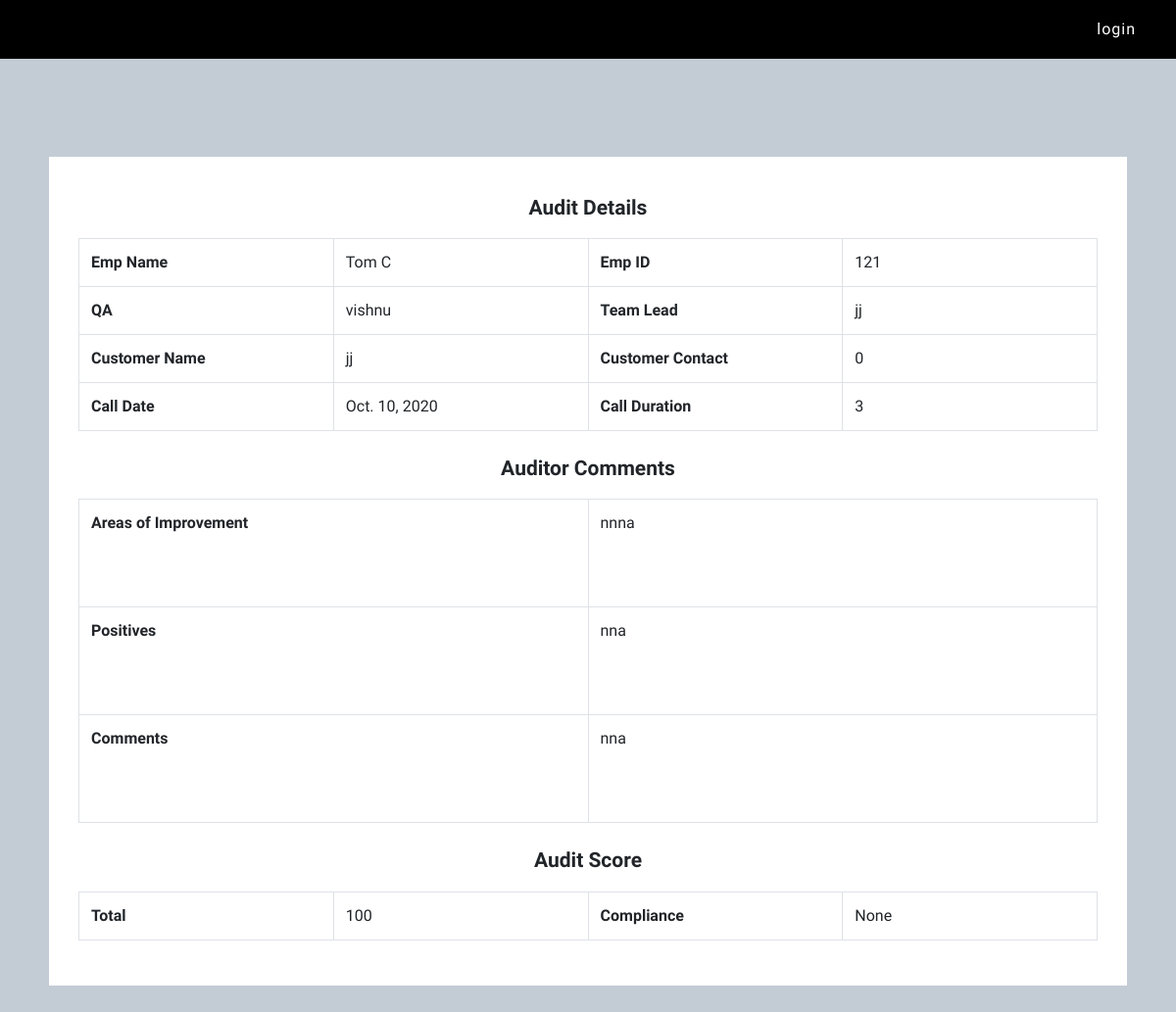
The app's page /employees/coaching-view-inbound-qa/1, older data.
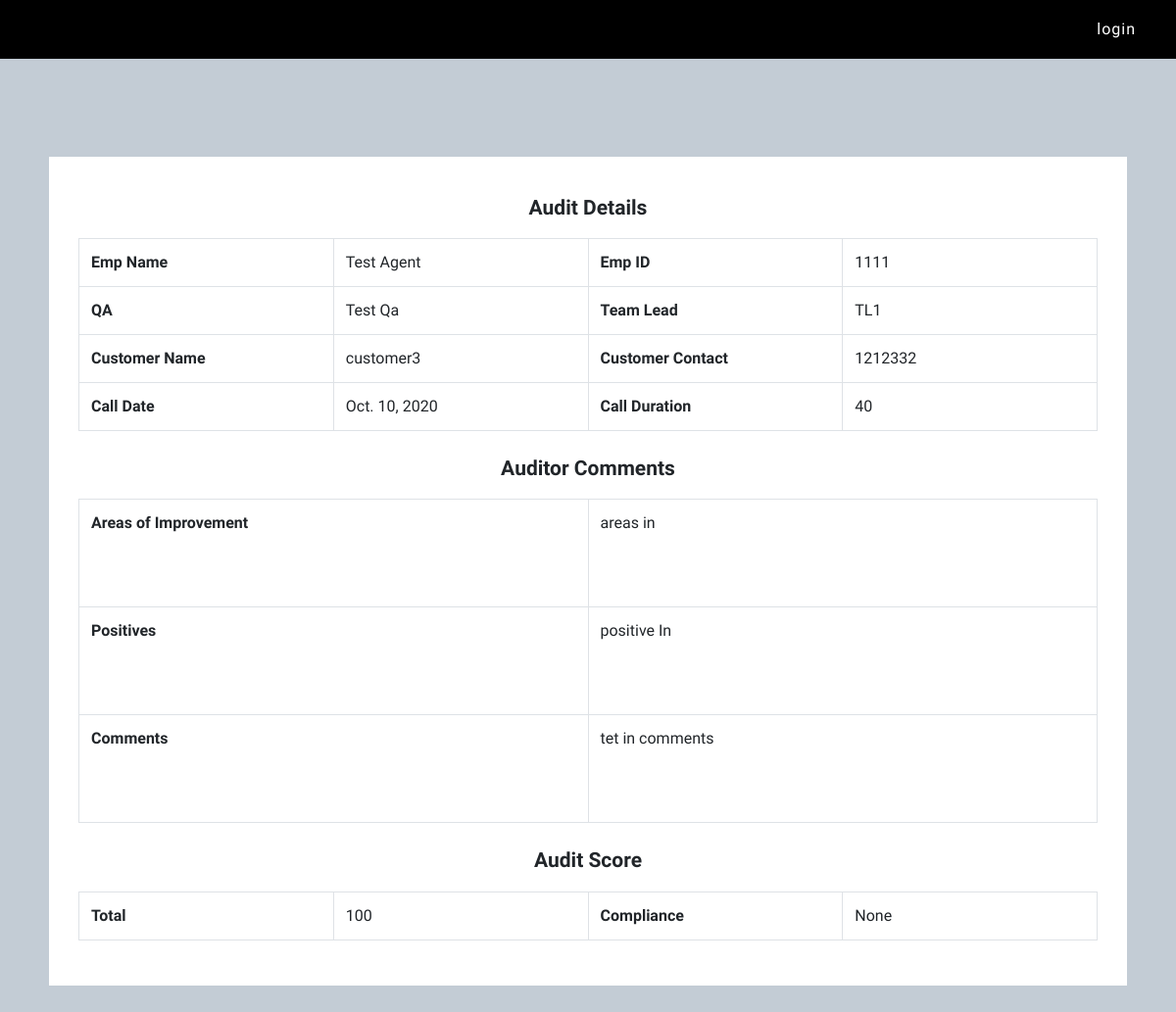
The same page, newer data.
### employees/models.py (models this page shows, shortened)
class InboundMonitoringForm(models.Model):
    associate_name=models.CharField(max_length=50)
    emp_id=models.IntegerField()
    qa = models.CharField(max_length=50)
    team_lead = models.CharField(max_length=50)
    customer_name=models.CharField(max_length=50)
    customer_contact=models.IntegerField()
    call_date=models.DateField()
    audit_date = models.DateField()
    campaign=models.CharField(max_length=100)
    zone=models.CharField(max_length=60)
    concept=models.CharField(max_length=60)
    call_duration=models.IntegerField()
    opening_1=models.CharField(max_length=10)
    opening_2=models.CharField(max_length=10)
    softskill_1=models.CharField(max_length=10)
    softskill_2 = models.CharField(max_length=10)
    softskill_3 = models.CharField(max_length=10)
    softskill_4 = models.CharField(max_length=10)
    softskill_5 = models.CharField(max_length=10)
    softskill_6 = models.CharField(max_length=10)
    business_1=models.CharField(max_length=10)
    business_2 = models.CharField(max_length=10)
    business_3 = models.CharField(max_length=10)
    closing_1=models.CharField(max_length=10)
    closing_2 = models.CharField(max_length=10)
    compliance_1=models.CharField(max_length=10)
    compliance_2 = models.CharField(max_length=10)
    compliance_3 = models.CharField(max_length=10)
    total_score=models.IntegerField(null=True)
    compliance=models.IntegerField(null=True)
    opening_total=models.IntegerField(null=True)
    softskill_total=models.IntegerField(null=True)
    business_total=models.IntegerField(null=True)
    closing_total=models.IntegerField(null=True)
    compliance_total=models.IntegerField(null=True)
    areas_improvement = models.TextField()
    positives=models.TextField()
    comments=models.TextField()
    added_by=models.CharField(max_length=30)
    status=models.BooleanField(default=False)
    closed_date=models.DateTimeField(null=True)
    emp_comments = models.TextField(null=True)

### employees/views.py (the view)
# urls.py: path('coaching-view-inbound-qa/<int:pk>',qaCoachingViewInbound),
def qaCoachingViewInbound(request,pk):
    coaching=InboundMonitoringForm.objects.get(id=pk)
    data={'coaching':coaching}
    return render(request,'qa-coaching-view-inbound.html',data)

### templates/qa-coaching-view-inbound.html
{% extends 'base.html' %}
{% block main %}
<section id="coachingview" style="padding:100px 50px">
    <div class="container-lg" style="background: white;padding: 30px 30px;">
            <h2>Audit Details</h2>
            <table class="table table-bordered">
                <tr>
                    <td><b>Emp Name</b></td>
                    <td>{{coaching.associate_name}}</td>
                    <td><b>Emp ID</b></td>
                    <td>{{coaching.emp_id}}</td>
                </tr>
                <tr>
                  <td><b>QA</b></td>
                  <td>{{coaching.qa}}</td>
                  <td><b>Team Lead</b></td>
                  <td>{{coaching.team_lead}}</td>
                </tr>
                <tr>
                  <td><b>Customer Name</b></td>
                  <td>{{coaching.customer_name}}</td>
                  <td><b>Customer Contact</b></td>
                  <td>{{coaching.customer_contact}}</td>
                </tr>
                <tr>
                  <td><b>Call Date</b></td>
                  <td>{{coaching.call_date}}</td>
                  <td><b>Call Duration</b></td>
                  <td>{{coaching.call_duration}}</td>
                </tr>
            </table>
            <h2>Auditor Comments</h2>
            <table class="table table-bordered">
                <tr style="height:110px">
                  <td><b>Areas of Improvement</b></td>
                  <td>{{coaching.areas_improvement}}</td>
                </tr>
                <tr style="height:110px">
                  <td><b>Positives</b></td>
                  <td>{{coaching.positives}}</td>
                </tr>
                <tr style="height:110px">
                  <td><b>Comments</b></td>
                  <td>{{coaching.comments}}</td>
                </tr>
            </table>
            <h2>Audit Score</h2>
            <table class="table table-bordered">
                <tr>
                  <td><b>Total</b></td>
                  <td>{{coaching.total_score}}</td>
                  <td><b>Compliance</b></td>
                  <td>{{coaching.compliance_total}}</td>
                </tr>
            </table>
    </div>
</section>
{% endblock %}

Row changes from the older to the newer data that the page shows:
changed InboundMonitoringForm "None": associate_name "Tom C" → "Test Agent"; emp_id "121" → "1111"; qa "vishnu" → "Test Qa"; team_lead "jj" → "TL1"; customer_name "jj" → "customer3"; customer_contact "0" → "1212332"; call_duration "3" → "40"; areas_improvement "nnna" → "areas in"; positives "nna" → "positive In"; comments "nna" → "tet in comments"
